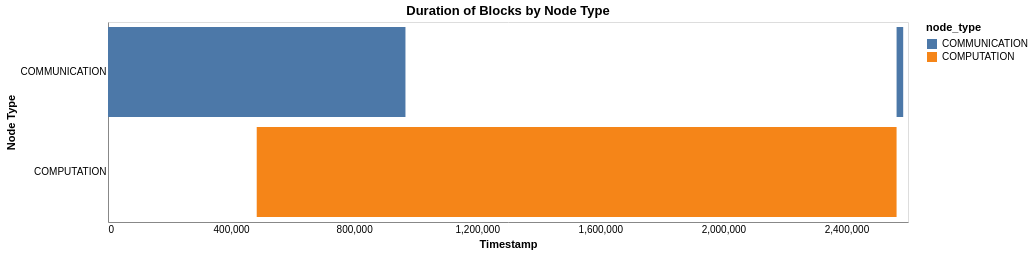
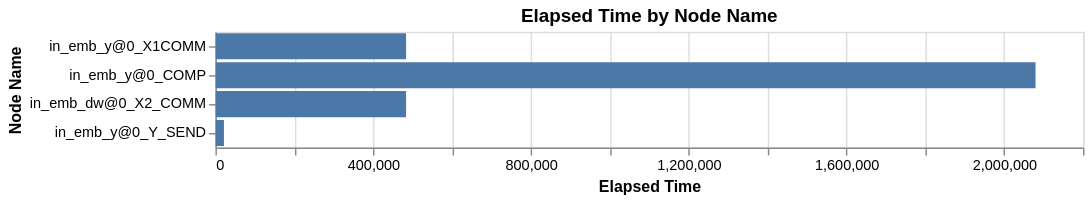

Here is the notebook cell these charts were saved with, in order:
### Code cell
df = pd.read_csv("results/GPT_3_1300M/2D_Torus/4_2_2_4_0.csv")
df = get_timings_df(df) #.assign(node_type=lambda d: d["node_type"].map(lambda x: node_types[x]))
df_0 = df.query("sys_id == 0")
df_0_comp = pd.DataFrame.from_dict(get_overlapped_blocks(df_0.query("node_type == 4"))).assign(
    node_type="COMPUTATION"
)
df_0_comm = pd.DataFrame.from_dict(get_overlapped_blocks(df_0.query("node_type in (5, 6, 7)"))).assign(
    node_type="COMMUNICATION"
)
df_0_blocks = pd.concat([df_0_comp, df_0_comm])
display(plot_overlapped_blocks(df_0_blocks))
display(plot_elapsed_times(df, max_height=600))

### Figure 1 — Vega-Lite specification as saved in the notebook (floating-point values rounded to 4 significant figures)
{"config": {"view": {"continuousWidth": 300, "continuousHeight": 300}, "axis": {"grid": false, "ticks": false}}, "data": {"name": "data-64afa5c4b8cb77420c081de24bee8857"}, "mark": {"type": "bar"}, "encoding": {"color": {"field": "node_type", "type": "nominal"}, "x": {"field": "start", "title": "Timestamp", "type": "quantitative"}, "x2": {"field": "end"}, "y": {"field": "node_type", "title": "Node Type", "type": "nominal"}}, "height": 200, "params": [{"name": "param_7", "select": {"type": "interval", "encodings": ["x", "y"]}, "bind": "scales"}], "title": "Duration of Blocks by Node Type", "width": 800, "$schema": "https://vega.github.io/schema/vega-lite/v5.20.1.json", "datasets": {"data-64afa5c4b8cb77420c081de24bee8857": [{"start": 0, "end": 0, "node_type": "COMPUTATION"}, {"start": 483368, "end": 2562866, "node_type": "COMPUTATION"}, {"start": 0, "end": 966736, "node_type": "COMMUNICATION"}, {"start": 2562866, "end": 2584397, "node_type": "COMMUNICATION"}]}}

### Figure 2 — Vega-Lite specification as saved in the notebook (floating-point values rounded to 4 significant figures)
{"config": {"view": {"continuousWidth": 300, "continuousHeight": 300}, "axis": {"labelFontSize": 10}}, "data": {"name": "data-2b6a2c8c7ade7c901a53c5da8b1daa52"}, "mark": {"type": "bar"}, "encoding": {"tooltip": [{"field": "node_name", "type": "nominal"}, {"field": "elapsed_time", "type": "quantitative"}, {"field": "tick_issue", "type": "quantitative"}], "x": {"field": "elapsed_time", "title": "Elapsed Time", "type": "quantitative"}, "y": {"field": "node_name", "sort": {"field": "tick_issue", "order": "ascending"}, "title": "Node Name", "type": "nominal"}}, "height": 80, "params": [{"name": "param_8", "select": {"type": "interval", "encodings": ["x", "y"]}, "bind": "scales"}], "title": "Elapsed Time by Node Name", "width": 600, "$schema": "https://vega.github.io/schema/vega-lite/v5.20.1.json", "datasets": {"data-2b6a2c8c7ade7c901a53c5da8b1daa52": [{"sys_id": 0, "tick_issue": 0, "node_id": 4, "node_name": "in_emb_y@0_X1COMM", "node_type": 7, "tick_callback": 483368, "elapsed_time": 483368}, {"sys_id": 0, "tick_issue": 483368, "node_id": 3, "node_name": "in_emb_y@0_COMP", "node_type": 4, "tick_callback": 2562866, "elapsed_time": 2079498}, {"sys_id": 0, "tick_issue": 483368, "node_id": 7, "node_name": "in_emb_dw@0_X2_COMM", "node_type": 7, "tick_callback": 966736, "elapsed_time": 483368}, {"sys_id": 0, "tick_issue": 2562866, "node_id": 33489, "node_name": "in_emb_y@0_Y_SEND", "node_type": 5, "tick_callback": 2584397, "elapsed_time": 21531}]}}
